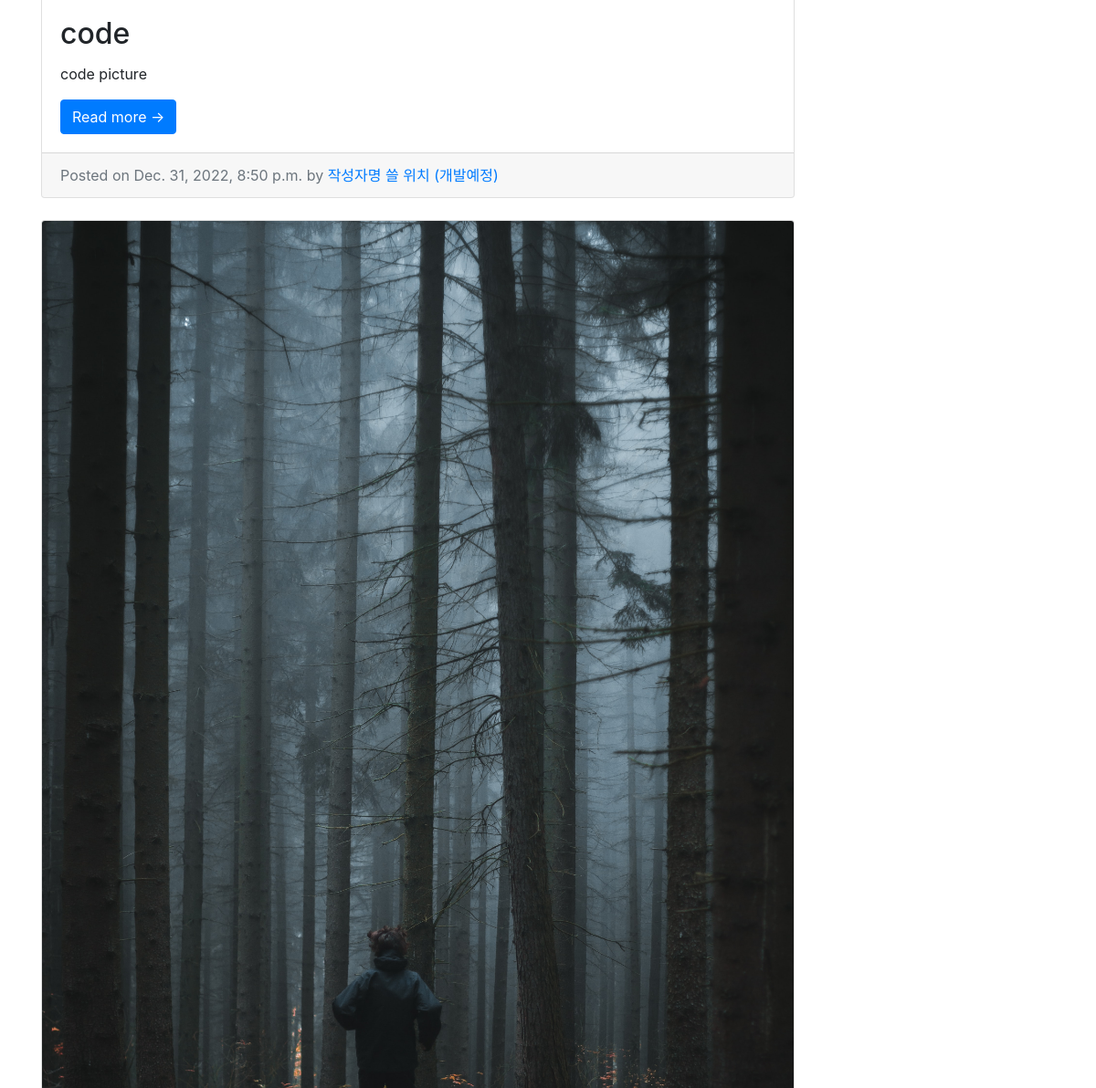
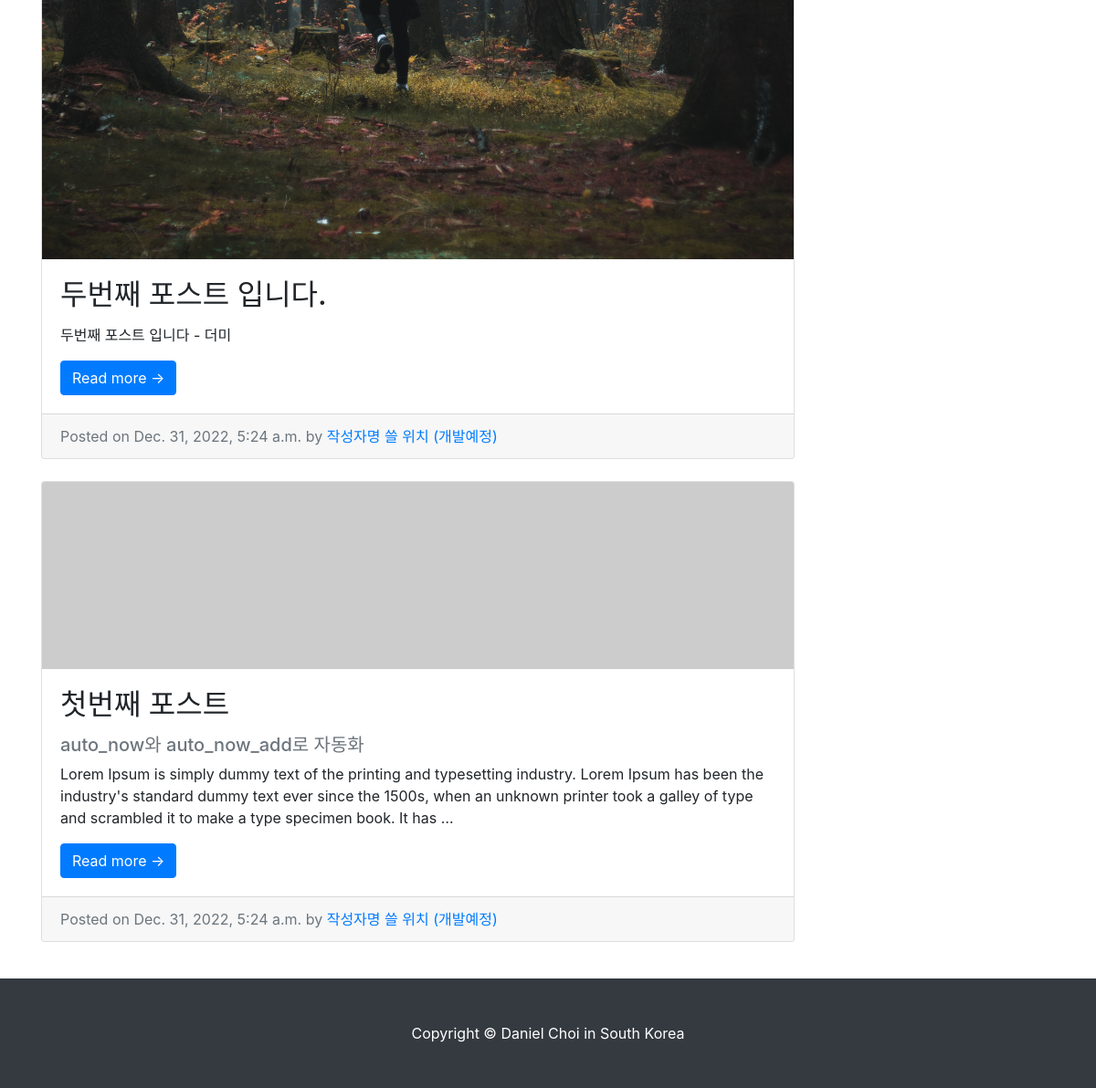
/blog/ (lower part), run on an earlier commit of the app's database (2 pictures, top to bottom).
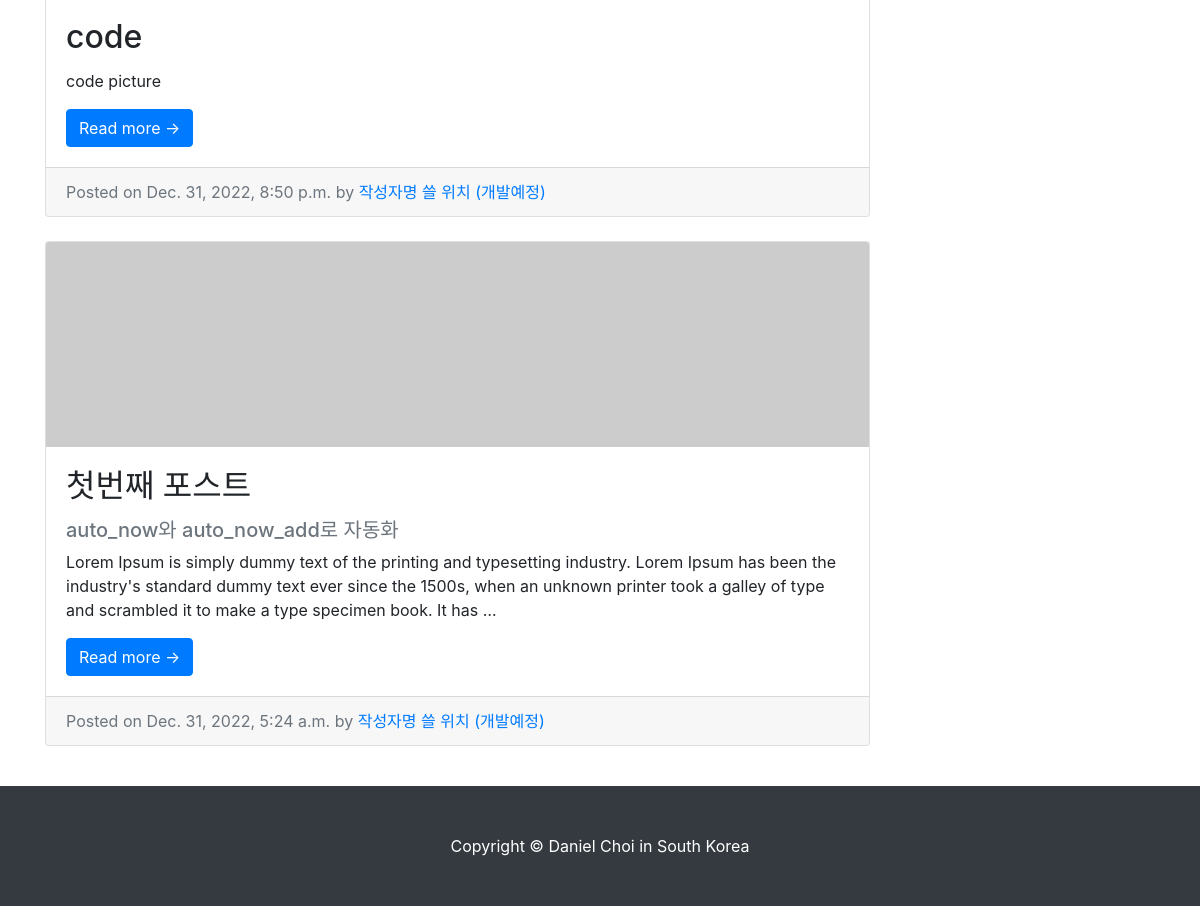
And on a later commit of the database.
### blog/models.py (models this page shows, shortened)
class Post(models.Model):
    title = models.CharField(max_length=30)
    hook_text = models.CharField(max_length=100, blank=True)
    content = models.TextField()
    head_image = models.ImageField(
        upload_to='blog/images/%Y/%m/%d/', blank=True)
    file_upload = models.FileField(
        upload_to='blog/files/%Y/%m/%d/', blank=True)
    created_at = models.DateTimeField(auto_now_add=True)
    updated_at = models.DateTimeField(auto_now=True)
    author = models.ForeignKey(User, on_delete=models.CASCADE)
    def __str__(self):
        return f'[{self.pk}]{self.title} :: {self.author}'
    def get_absolute_url(self):
        return f'/blog/{self.pk}'

### blog/views.py (the view)
# urls.py: path('', views.PostList.as_view()),
class PostList(ListView):
    model = Post
    ordering = '-pk'

### templates/blog/post_list.html (shortened to what this page needs)
{% extends 'blog/base.html' %}
{% block main_area %}
{% if post_list.exists %}
{% for p in post_list %}
<div class="card mb-4">
    {% if p.head_image %}
    <img class="card-img-top" src="{{ p.head_image.url }}" alt="{{ p }} head image"/>
    {% else %}
    <img class="card-img-top" src="https://picsum.photos/seed/{{ p.id }}/800/200" alt="random_image">
    {% endif %}
    <div class="card-body">
        <h2 class="card-title">{{ p.title }}</h2>
        {% if p.hook_text %}
        <h5 class="text-muted">{{ p.hook_text }}</h5>
        {% endif %}
        <p class="card-text">{{ p.content|truncatewords:45 }}</p>
        <a class="btn btn-primary" href="{{ p.get_absolute_url }}">Read more →</a>
    </div>
    <div class="card-footer text-muted">
        Posted on {{ p.created_at }} by
        <a href="#">작성자명 쓸 위치 (개발예정)</a>
    </div>
</div>
{% endfor %}
{% else %}
<h3>아직 게시물이 없습니다.</h3>
{% endif %}
{% endblock  %}

What changed in the data, as far as the page shows it:
removed Post: head_image (picture), title "두번째 포스트 입니다.", content "두번째 포스트 입니다 - 더미", created_at "Dec. 31, 2022, 5:24 a.m."
